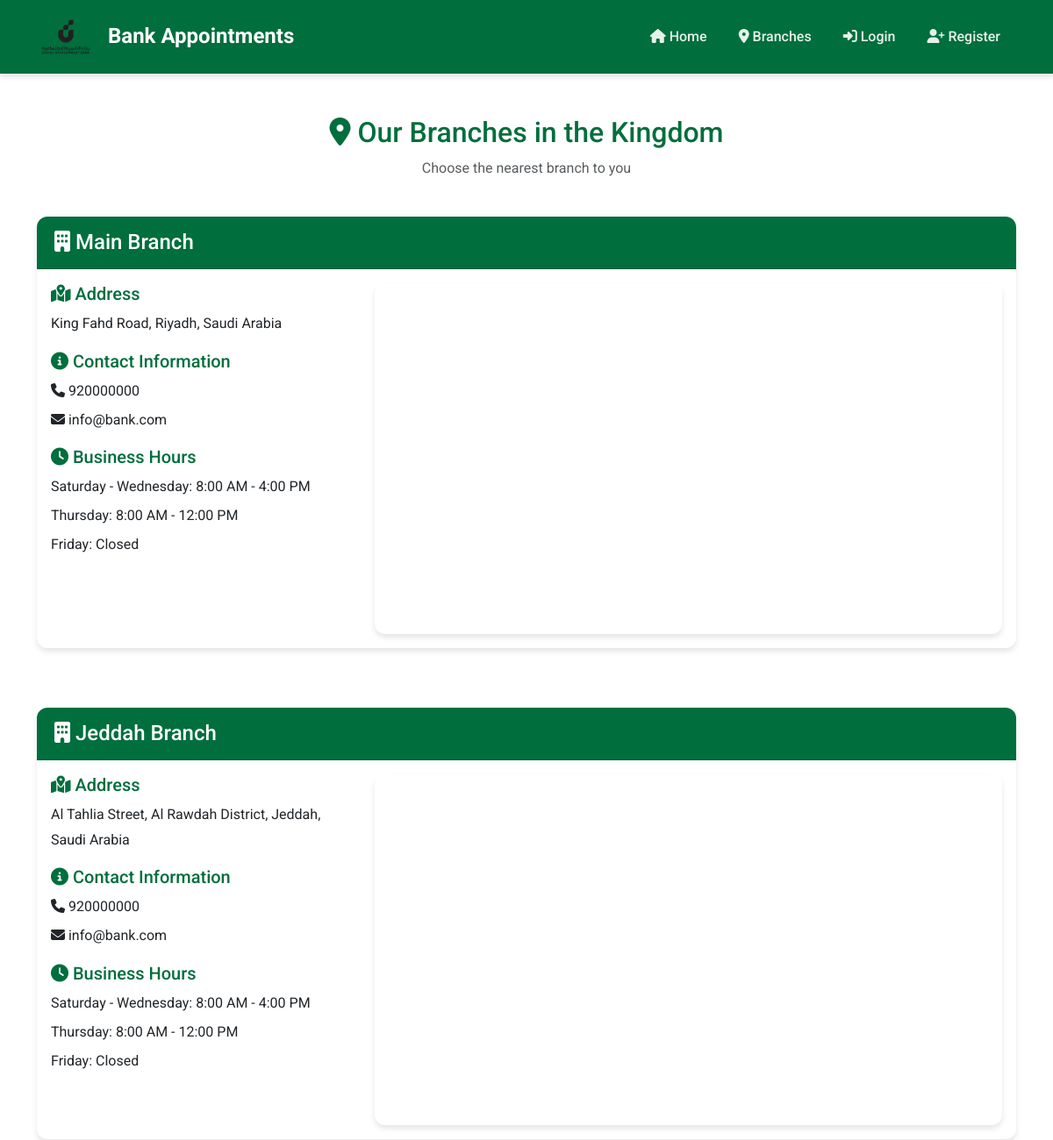
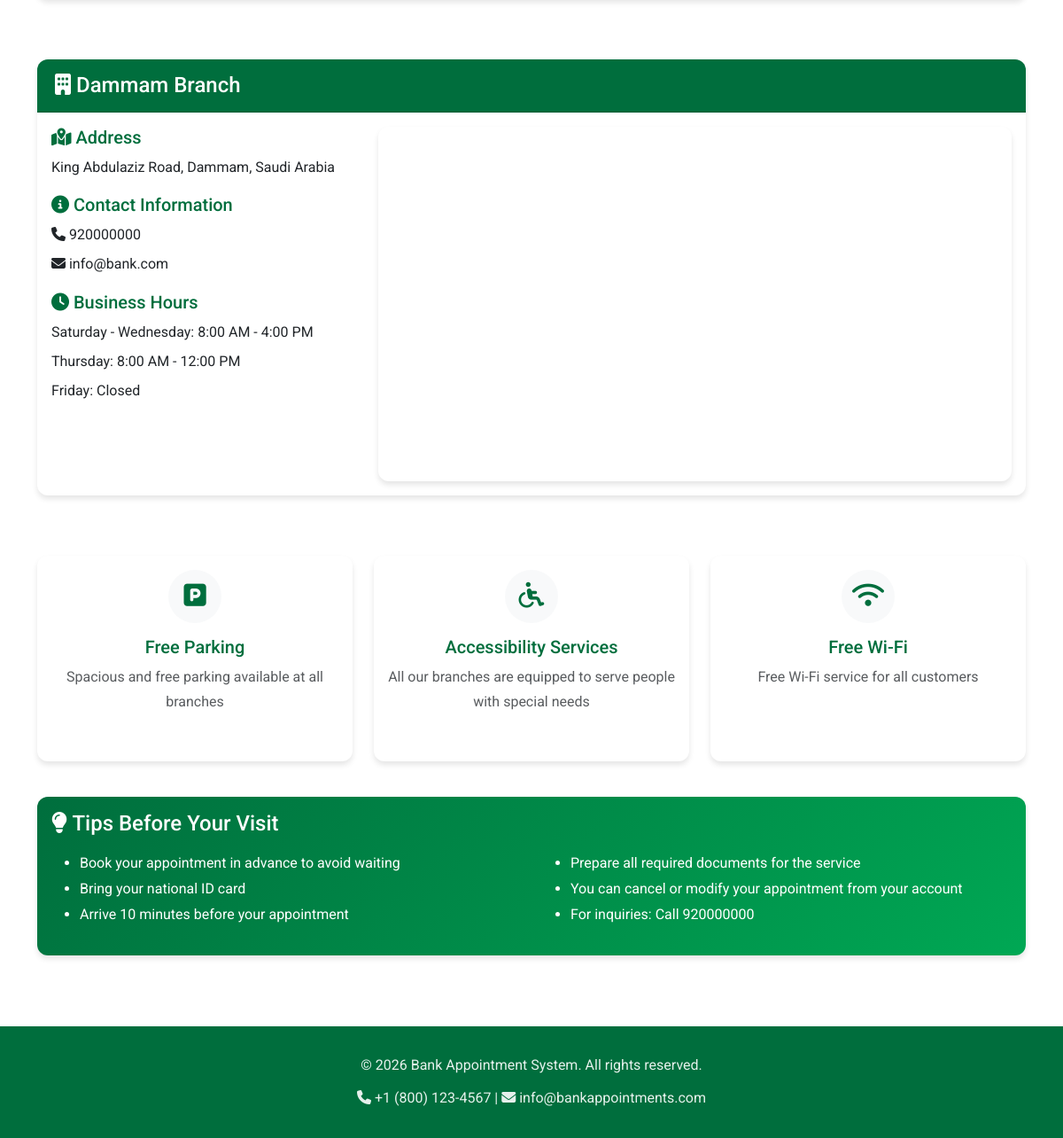
The page /pages/branches.php on the database its author committed (2 pictures, top to bottom).
### tables this page shows
CREATE TABLE IF NOT EXISTS branches (
    id INT AUTO_INCREMENT PRIMARY KEY,
    name VARCHAR(100) NOT NULL,
    address TEXT NOT NULL,
    map_embed TEXT,
    created_at TIMESTAMP DEFAULT CURRENT_TIMESTAMP
);

### pages/branches.php (the view, shortened to what this page needs)
<?php
require_once '../includes/header.php';
require_once '../includes/navbar.php';
$query = "SELECT * FROM branches ORDER BY id";
$branches = $conn->query($query);
?>
<div class="container my-5">
    <div class="row mb-4">
        <div class="col-12 text-center">
            <h2 style="color: var(--primary-green);"><i class="fas fa-map-marker-alt"></i> Our Branches in the Kingdom</h2>
            <p class="text-muted">Choose the nearest branch to you</p>
        </div>
    </div>
    <?php if ($branches->num_rows > 0): ?>
        <?php
        while ($branch = $branches->fetch_assoc()):
        ?>
        <div class="row mb-5 fade-in-up">
            <div class="col-12">
                <div class="card">
                    <div class="card-header d-flex justify-content-between align-items-center">
                        <h4 class="mb-0">
                            <i class="fas fa-building"></i> <?php echo $branch['name']; ?>
                        </h4>
                    </div>
                    <div class="card-body">
                        <div class="row">
                            <div class="col-md-4 mb-3">
                                <h5 style="color: var(--primary-green);">
                                    <i class="fas fa-map-marked-alt"></i> Address
                                </h5>
                                <p class="mb-3"><?php echo $branch['address']; ?></p>
                                <h5 style="color: var(--primary-green);">
                                    <i class="fas fa-info-circle"></i> Contact Information
                                </h5>
                                <p class="mb-1"><i class="fas fa-phone"></i> 920000000</p>
                                <p class="mb-1"><i class="fas fa-envelope"></i> info@bank.com</p>
                                <h5 class="mt-3" style="color: var(--primary-green);">
                                    <i class="fas fa-clock"></i> Business Hours
                                </h5>
                                <p class="mb-1">Saturday - Wednesday: 8:00 AM - 4:00 PM</p>
                                <p class="mb-1">Thursday: 8:00 AM - 12:00 PM</p>
                                <p class="mb-0">Friday: Closed</p>
                            </div>
                            <div class="col-md-8">
                                <div class="map-container">
                                    <?php if (!empty($branch['map_embed'])): ?>
                                        <iframe
                                            src="<?php echo $branch['map_embed']; ?>"
                                            allowfullscreen=""
                                            loading="lazy"
>
                                        </iframe>
                                    <?php endif; ?>
                                </div>
                            </div>
                        </div>
                    </div>
                </div>
            </div>
        </div>
        <?php endwhile; ?>
    <?php endif; ?>
    <div class="row mt-5">
        <div class="col-md-4 mb-3">
            <div class="card fade-in-up h-100">
                <div class="card-body text-center">
                    <div class="icon-box">
                        <i class="fas fa-parking"></i>
                    </div>
                    <h5 style="color: var(--primary-green);">Free Parking</h5>
                    <p class="text-muted">Spacious and free parking available at all branches</p>
                </div>
            </div>
        </div>
        <div class="col-md-4 mb-3">
            <div class="card fade-in-up h-100">
                <div class="card-body text-center">
                    <div class="icon-box">
                        <i class="fas fa-wheelchair"></i>
                    </div>
                    <h5 style="color: var(--primary-green);">Accessibility Services</h5>
                    <p class="text-muted">All our branches are equipped to serve people with special needs</p>
                </div>
            </div>
        </div>
        <div class="col-md-4 mb-3">
            <div class="card fade-in-up h-100">
                <div class="card-body text-center">
                    <div class="icon-box">
                        <i class="fas fa-wifi"></i>
                    </div>
                    <h5 style="color: var(--primary-green);">Free Wi-Fi</h5>
                    <p class="text-muted">Free Wi-Fi service for all customers</p>
                </div>
            </div>
        </div>
    </div>
    <div class="row mt-4">
        <div class="col-12">
            <div class="card fade-in-up" style="background: linear-gradient(135deg, var(--primary-green) 0%, var(--light-green) 100%); color: white;">
                <div class="card-body">
                    <h4 class="mb-3"><i class="fas fa-lightbulb"></i> Tips Before Your Visit</h4>
                    <div class="row">
                        <div class="col-md-6">
                            <ul>
                                <li>Book your appointment in advance to avoid waiting</li>
                                <li>Bring your national ID card</li>
                                <li>Arrive 10 minutes before your appointment</li>
                            </ul>
                        </div>
                        <div class="col-md-6">
                            <ul>
                                <li>Prepare all required documents for the service</li>
                                <li>You can cancel or modify your appointment from your account</li>
                                <li>For inquiries: Call 920000000</li>
                            </ul>
                        </div>
                    </div>
                </div>
            </div>
        </div>
    </div>
</div>
<?php require_once '../includes/footer.php'; ?>

### assets/css/style.css (style rules this page uses)
:root { --primary-green: #006e3d; --light-green: #00a854; --dark-green: #004d2b; --bg-light: #f8f9fa; --text-dark: #212529; --border-radius: 12px; --box-shadow: 0 4px 6px rgba(0, 0, 0, 0.1); --box-shadow-hover: 0 8px 15px rgba(0, 110, 61, 0.2); }
* { margin: 0; padding: 0; box-sizing: border-box; }
body { font-family: 'Roboto', sans-serif; background-color: #ffffff; color: var(--text-dark); line-height: 1.8; }
.card { border: none; border-radius: var(--border-radius); box-shadow: var(--box-shadow); transition: all 0.3s ease; margin-bottom: 20px; }
.card-header { background-color: var(--primary-green); color: white; border-radius: var(--border-radius) var(--border-radius) 0 0 !important; font-weight: 600; padding: 15px 20px; }
.map-container { border-radius: var(--border-radius); overflow: hidden; box-shadow: var(--box-shadow); height: 400px; }
.map-container iframe { width: 100%; height: 100%; border: none; }
.fade-in-up { animation: fadeInUp 0.6s ease-out; }
.icon-box { width: 60px; height: 60px; background-color: var(--bg-light); border-radius: 50%; display: flex; align-items: center; justify-content: center; margin: 0 auto 15px; }
.icon-box i { font-size: 1.8rem; color: var(--primary-green); }

### rows shown on the page
branches: name "Main Branch", address "King Fahd Road, Riyadh, Saudi Arabia"
branches: name "Jeddah Branch", address "Al Tahlia Street, Al Rawdah District, Jeddah, Saudi Arabia"
branches: name "Dammam Branch", address "King Abdulaziz Road, Dammam, Saudi Arabia"
